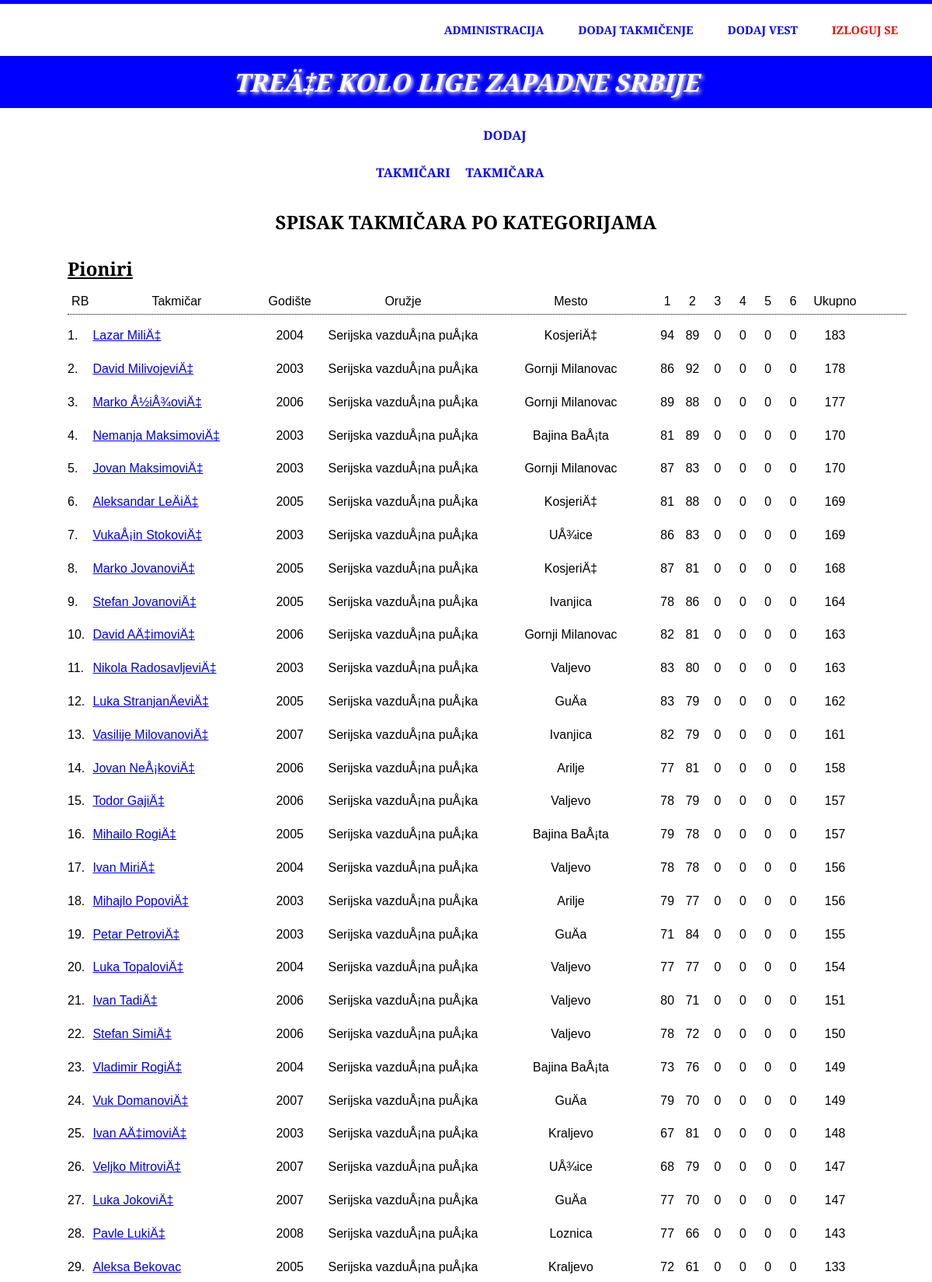
Screenshot of /admin/urediTakmicenje.php?opcija=uredi&takmicari=imaNesto&id=32 (signed in, upper part) with the database file from the repository.
### tables this page shows
CREATE TABLE `takmicenja` (
  `id` int(5) NOT NULL,
  `naziv` varchar(50) NOT NULL,
  `status` varchar(10) NOT NULL DEFAULT 'otvoreno',
  `datum` date NOT NULL,
  `identifikator` int(8) NOT NULL,
  `mesto` varchar(20) NOT NULL
);

CREATE TABLE `kategorijatakmicara` (
  `id` int(2) NOT NULL,
  `kategorija` varchar(20) NOT NULL
);

CREATE TABLE `32_takmicenje_36335762` (
  `id` int(5) NOT NULL,
  `takmicar` varchar(50) NOT NULL,
  `godiste` int(4) NOT NULL,
  `kategorija` varchar(20) NOT NULL,
  `plasman` varchar(20) NOT NULL,
  `oruzje` varchar(50) NOT NULL,
  `klub` varchar(50) NOT NULL,
  `mesto` varchar(50) NOT NULL,
  `serija1` int(3) NOT NULL DEFAULT '0',
  `serija2` int(3) NOT NULL DEFAULT '0',
  `serija3` int(3) NOT NULL DEFAULT '0',
  `serija4` int(3) NOT NULL DEFAULT '0',
  `serija5` int(3) NOT NULL DEFAULT '0',
  `serija6` int(3) NOT NULL DEFAULT '0',
  `ukupno` int(3) NOT NULL DEFAULT '0',
  `brojcentara` int(3) NOT NULL DEFAULT '0'
);

### admin/urediTakmicenje.php (the view, shortened to what this page needs)
<?php
	include "../db/db_kontakt.php";
?>
<!DOCTYPE html>
<html lang="en">
	<head>
		<link rel="stylesheet" href="css/style.css" />
		<link rel="stylesheet" href="css/animation.css" />
	</head>
<?php
		if(@$_SESSION['admin']){
?>
	<body>
		<div id="wrapper">
			<header>
				<menu>
					<ul>
						<li><a href="dashboard.php">Administracija</a></li>
						<li><a href="novoTakmicenje.php">Dodaj takmičenje</a></li>
						<li><a href="novaVest.php?opcija=dodajVest">Dodaj vest</a></li>
						<li class="izlog"><a class="logout" href="logout.php">Izloguj se</a></li>
					</ul>
				</menu>
			</header>
			<div class="image">
				<div class="probaNaslov">
<?php
				if(@$_GET["opcija"] == "uredi"){
					$idTakmicenja = $_GET["id"];
					$upit = "select naziv from takmicenja where id='$idTakmicenja'";
					$rez = $db_admin -> query($upit);
					$obj = mysqli_fetch_object($rez);
					$naziv = $obj -> naziv;
				}
?>
					<h1><?php echo $naziv; ?></h1>
				</div>
			</div>
			<div id="main">
				<div class="glavno">
<?php
					if(@$_GET["opcija"] == "zatvori"){
						$idTakmicenja = $_GET["id"];
						$upit = "update takmicenja set status='zatvoreno' where id='$idTakmicenja'";
						$rez = $db_admin -> query($upit);
?>
					<script language="javascript">
						window.location = "novoTakmicenje.php?opcija=aktuelnaTakmicenja";
					</script>
<?php
					}elseif(@$_GET["opcija"] == "uredi"){
						$idTakmicenja = $_GET["id"];
						$upit = "select * from takmicenja where id='$idTakmicenja'";
						$rez = $db_admin -> query($upit);
						while($obj = mysqli_fetch_object($rez)){
							$identifikator = $obj -> identifikator;
							$tabelaTakmicenja = $idTakmicenja . "_takmicenje_" . $identifikator;
						}
?>
						<div class="podmeni">
							<ul>
								<li><a href="urediTakmicenje.php?opcija=uredi&takmicari=imaNesto&id=<?php echo $idTakmicenja; ?>">Takmičari</a></li>
								<li><a href="urediTakmicenje.php?opcija=uredi&takmicari=dodaj&id=<?php echo $idTakmicenja; ?>">Dodaj takmičara</a></li>
							</ul>
						</div>
<?php
						if(@$_GET["takmicari"] == "imaNesto"){
?>
							<div id="dodavanje">
								<h1>SPISAK TAKMIČARA PO KATEGORIJAMA</h1>
<?php
									$upit = "select * from kategorijatakmicara";
									$rez = $db_admin -> query($upit);
									while($obj = mysqli_fetch_object($rez)){
										$kategorija = $obj -> kategorija;
										$upittakm = "select * from $tabelaTakmicenja where kategorija='$kategorija' order by ukupno desc,
													serija6 desc, serija5 desc, serija4 desc, serija3 desc, serija2 desc, serija1 desc,
													brojcentara desc";
										$reztakm = $db_admin -> query($upittakm);
										if($reztakm -> num_rows == 0){
											continue;
										}
										$rb = 0;
?>
									<div id="jednaKategorija">
<?php
										echo "<h1>$kategorija</h1>";
?>
										<section class="zaglavlje">
											<div class="redniBrojzaglavlje">RB</div>
											<div class="takmicarzaglavlje">Takmičar</div>
											<div class="godiste">Godište</div>
											<div class="oruzje">Oružje</div>
											<div class="mesto">Mesto</div>
											<div class="serija">1</div>
											<div class="serija">2</div>
											<div class="serija">3</div>
											<div class="serija">4</div>
											<div class="serija">5</div>
											<div class="serija">6</div>
											<div class="ukupno">Ukupno</div>
										</section>
<?php
										while($obj = mysqli_fetch_object($reztakm)){
											$rb++;
											$id = $obj -> id;
											$takmicar = $obj -> takmicar;
											$godiste = $obj -> godiste;
											$oruzje = $obj -> oruzje;
											$mesto = $obj -> mesto;
											$serija1 = $obj -> serija1;
											$serija2 = $obj -> serija2;
											$serija3 = $obj -> serija3;
											$serija4 = $obj -> serija4;
											$serija5 = $obj -> serija5;
											$serija6 = $obj -> serija6;
											$ukupno = $obj -> ukupno;
?>
											<section>
												<div class="redniBroj"><?php echo $rb ."."; ?></div>
												<div class="samtakmicar">
													<a href="editTakmicara.php?
															table=<?php echo $tabelaTakmicenja; ?>
															&idTakmicara=<?php echo $id;?>
															&idTakmicenja=<?php echo $idTakmicenja;?>">
														<?php echo $takmicar; ?>
													</a>
												</div>
												<div class="godiste"><?php echo $godiste; ?></div>
												<div class="oruzje"><?php echo $oruzje; ?></div>
												<div class="mesto"><?php echo $mesto; ?></div>
												<div class="serija"><?php echo $serija1; ?></div>
												<div class="serija"><?php echo $serija2; ?></div>
												<div class="serija"><?php echo $serija3; ?></div>
												<div class="serija"><?php echo $serija4; ?></div>
												<div class="serija"><?php echo $serija5; ?></div>
												<div class="serija"><?php echo $serija6; ?></div>
												<div class="ukupno"><?php echo $ukupno; ?></div>
											</section>
<?php
										}
?>
									</div>
<?php
									}
?>
							</div>
<?php					}
					}
?>
				</div>
			</div>
		</div>
	</body>
<?php
		}
?>
</html>

### admin/css/style.css (style rules this page uses)
* { padding: 0; margin: 0; transition: all .5s ease; font-family: 'Merriweather Sans', sans-serif; }
body { border-top: 5px solid blue; }
header { color: blue; background-color: white; padding: 1%; overflow: hidden; }
menu { text-align: right; margin-right: 1%; font-size: .9em; margin-right: 1%; }
menu ul { list-style-type: none; }
menu li { display: inline-block; text-align: center; line-height: 2em; }
menu li a { display: block; text-decoration: none; color: blue; line-height: 3em; padding: 0 20px; cursor: pointer; text-transform: uppercase; font-weight: bold; }
menu li a.logout { color: red; }
.image { background-color: blue; }
.image .probaNaslov { color: white; text-align: center; padding: 1% 0; text-transform: uppercase; font-weight: bold; text-shadow: 2px 2px 5px white; font-style: italic; }
#main { background-color: white; }
#main .glavno { width: 100%; max-width: 1080px; margin: 0 auto; }
#main .podmeni { margin-top: 1%; line-height: 3em; text-align: center; }
#main .podmeni ul { list-style-type: none; }
#main .podmeni li { display: inline-block; }
#main .podmeni li a { display: block; text-decoration: none; color: blue; text-transform: uppercase; padding: 0 15%; font-weight: bold; }
#dodavanje { text-align: center; width: 100%; margin-top: 2%; }
#dodavanje h1 { font-size: 1.5em; }
#dodavanje section { width: 50%; line-height: 2em; float: left; margin: 1% 0; }
#dodavanje .redniBroj { width: 5%; float: left; }
#jednaKategorija { width: 100%; overflow: hidden; margin: 2.5%; text-align: left; }
#jednaKategorija h1 { text-decoration: underline; }
#jednaKategorija section { width: 100%; margin-bottom: 0; text-align: center; }
#jednaKategorija section.zaglavlje { border-bottom: 1px dotted black; }
#jednaKategorija .redniBrojzaglavlje { width: 3%; float: left; }
#jednaKategorija .takmicarzaglavlje { width: 20%; float: left; }
#jednaKategorija .zaglavlje { text-align: center; }
#jednaKategorija .redniBroj { width: 3%; float: left; text-align: left; }
#jednaKategorija .samtakmicar { width: 20%; float: left; text-align: left; }
#jednaKategorija .godiste { width: 7%; float: left; }
#jednaKategorija .oruzje { width: 20%; float: left; }
#jednaKategorija .mesto { width: 20%; float: left; }
#jednaKategorija .serija { width: 3%; float: left; }
#jednaKategorija .ukupno { width: 7%; float: left; }

### rows the page displays
takmicenja: naziv "TREÄ‡E KOLO LIGE ZAPADNE SRBIJE"
kategorijatakmicara: kategorija "Pioniri"
32_takmicenje_36335762: takmicar "Lazar MiliÄ‡", godiste "2004", oruzje "Serijska vazduÅ¡na puÅ¡ka", mesto "KosjeriÄ‡", serija1 "94", serija2 "89", serija3 "0", serija4 "0", serija5 "0", serija6 "0", ukupno "183"
32_takmicenje_36335762: takmicar "David MilivojeviÄ‡", godiste "2003", oruzje "Serijska vazduÅ¡na puÅ¡ka", mesto "Gornji Milanovac", serija1 "86", serija2 "92", serija3 "0", serija4 "0", serija5 "0", serija6 "0", ukupno "178"
32_takmicenje_36335762: takmicar "Marko Å½iÅ¾oviÄ‡", godiste "2006", oruzje "Serijska vazduÅ¡na puÅ¡ka", mesto "Gornji Milanovac", serija1 "89", serija2 "88", serija3 "0", serija4 "0", serija5 "0", serija6 "0", ukupno "177"
32_takmicenje_36335762: takmicar "Nemanja MaksimoviÄ‡", godiste "2003", oruzje "Serijska vazduÅ¡na puÅ¡ka", mesto "Bajina BaÅ¡ta", serija1 "81", serija2 "89", serija3 "0", serija4 "0", serija5 "0", serija6 "0", ukupno "170"
32_takmicenje_36335762: takmicar "Jovan MaksimoviÄ‡", godiste "2003", oruzje "Serijska vazduÅ¡na puÅ¡ka", mesto "Gornji Milanovac", serija1 "87", serija2 "83", serija3 "0", serija4 "0", serija5 "0", serija6 "0", ukupno "170"
32_takmicenje_36335762: takmicar "Aleksandar LeÄiÄ‡", godiste "2005", oruzje "Serijska vazduÅ¡na puÅ¡ka", mesto "KosjeriÄ‡", serija1 "81", serija2 "88", serija3 "0", serija4 "0", serija5 "0", serija6 "0", ukupno "169"
32_takmicenje_36335762: takmicar "VukaÅ¡in StokoviÄ‡", godiste "2003", oruzje "Serijska vazduÅ¡na puÅ¡ka", mesto "UÅ¾ice", serija1 "86", serija2 "83", serija3 "0", serija4 "0", serija5 "0", serija6 "0", ukupno "169"
32_takmicenje_36335762: takmicar "Marko JovanoviÄ‡", godiste "2005", oruzje "Serijska vazduÅ¡na puÅ¡ka", mesto "KosjeriÄ‡", serija1 "87", serija2 "81", serija3 "0", serija4 "0", serija5 "0", serija6 "0", ukupno "168"
32_takmicenje_36335762: takmicar "Stefan JovanoviÄ‡", godiste "2005", oruzje "Serijska vazduÅ¡na puÅ¡ka", mesto "Ivanjica", serija1 "78", serija2 "86", serija3 "0", serija4 "0", serija5 "0", serija6 "0", ukupno "164"
32_takmicenje_36335762: takmicar "David AÄ‡imoviÄ‡", godiste "2006", oruzje "Serijska vazduÅ¡na puÅ¡ka", mesto "Gornji Milanovac", serija1 "82", serija2 "81", serija3 "0", serija4 "0", serija5 "0", serija6 "0", ukupno "163"
32_takmicenje_36335762: takmicar "Nikola RadosavljeviÄ‡", godiste "2003", oruzje "Serijska vazduÅ¡na puÅ¡ka", mesto "Valjevo", serija1 "83", serija2 "80", serija3 "0", serija4 "0", serija5 "0", serija6 "0", ukupno "163"
32_takmicenje_36335762: takmicar "Luka StranjanÄeviÄ‡", godiste "2005", oruzje "Serijska vazduÅ¡na puÅ¡ka", mesto "GuÄa", serija1 "83", serija2 "79", serija3 "0", serija4 "0", serija5 "0", serija6 "0", ukupno "162"
32_takmicenje_36335762: takmicar "Vasilije MilovanoviÄ‡", godiste "2007", oruzje "Serijska vazduÅ¡na puÅ¡ka", mesto "Ivanjica", serija1 "82", serija2 "79", serija3 "0", serija4 "0", serija5 "0", serija6 "0", ukupno "161"
32_takmicenje_36335762: takmicar "Jovan NeÅ¡koviÄ‡", godiste "2006", oruzje "Serijska vazduÅ¡na puÅ¡ka", mesto "Arilje", serija1 "77", serija2 "81", serija3 "0", serija4 "0", serija5 "0", serija6 "0", ukupno "158"
32_takmicenje_36335762: takmicar "Todor GajiÄ‡", godiste "2006", oruzje "Serijska vazduÅ¡na puÅ¡ka", mesto "Valjevo", serija1 "78", serija2 "79", serija3 "0", serija4 "0", serija5 "0", serija6 "0", ukupno "157"
32_takmicenje_36335762: takmicar "Mihailo RogiÄ‡", godiste "2005", oruzje "Serijska vazduÅ¡na puÅ¡ka", mesto "Bajina BaÅ¡ta", serija1 "79", serija2 "78", serija3 "0", serija4 "0", serija5 "0", serija6 "0", ukupno "157"
32_takmicenje_36335762: takmicar "Ivan MiriÄ‡", godiste "2004", oruzje "Serijska vazduÅ¡na puÅ¡ka", mesto "Valjevo", serija1 "78", serija2 "78", serija3 "0", serija4 "0", serija5 "0", serija6 "0", ukupno "156"
32_takmicenje_36335762: takmicar "Mihajlo PopoviÄ‡", godiste "2003", oruzje "Serijska vazduÅ¡na puÅ¡ka", mesto "Arilje", serija1 "79", serija2 "77", serija3 "0", serija4 "0", serija5 "0", serija6 "0", ukupno "156"
32_takmicenje_36335762: takmicar "Petar PetroviÄ‡", godiste "2003", oruzje "Serijska vazduÅ¡na puÅ¡ka", mesto "GuÄa", serija1 "71", serija2 "84", serija3 "0", serija4 "0", serija5 "0", serija6 "0", ukupno "155"
32_takmicenje_36335762: takmicar "Luka TopaloviÄ‡", godiste "2004", oruzje "Serijska vazduÅ¡na puÅ¡ka", mesto "Valjevo", serija1 "77", serija2 "77", serija3 "0", serija4 "0", serija5 "0", serija6 "0", ukupno "154"
32_takmicenje_36335762: takmicar "Ivan TadiÄ‡", godiste "2006", oruzje "Serijska vazduÅ¡na puÅ¡ka", mesto "Valjevo", serija1 "80", serija2 "71", serija3 "0", serija4 "0", serija5 "0", serija6 "0", ukupno "151"
32_takmicenje_36335762: takmicar "Stefan SimiÄ‡", godiste "2006", oruzje "Serijska vazduÅ¡na puÅ¡ka", mesto "Valjevo", serija1 "78", serija2 "72", serija3 "0", serija4 "0", serija5 "0", serija6 "0", ukupno "150"
32_takmicenje_36335762: takmicar "Vladimir RogiÄ‡", godiste "2004", oruzje "Serijska vazduÅ¡na puÅ¡ka", mesto "Bajina BaÅ¡ta", serija1 "73", serija2 "76", serija3 "0", serija4 "0", serija5 "0", serija6 "0", ukupno "149"
32_takmicenje_36335762: takmicar "Vuk DomanoviÄ‡", godiste "2007", oruzje "Serijska vazduÅ¡na puÅ¡ka", mesto "GuÄa", serija1 "79", serija2 "70", serija3 "0", serija4 "0", serija5 "0", serija6 "0", ukupno "149"
32_takmicenje_36335762: takmicar "Ivan AÄ‡imoviÄ‡", godiste "2003", oruzje "Serijska vazduÅ¡na puÅ¡ka", mesto "Kraljevo", serija1 "67", serija2 "81", serija3 "0", serija4 "0", serija5 "0", serija6 "0", ukupno "148"
32_takmicenje_36335762: takmicar "Veljko MitroviÄ‡", godiste "2007", oruzje "Serijska vazduÅ¡na puÅ¡ka", mesto "UÅ¾ice", serija1 "68", serija2 "79", serija3 "0", serija4 "0", serija5 "0", serija6 "0", ukupno "147"
32_takmicenje_36335762: takmicar "Luka JokoviÄ‡", godiste "2007", oruzje "Serijska vazduÅ¡na puÅ¡ka", mesto "GuÄa", serija1 "77", serija2 "70", serija3 "0", serija4 "0", serija5 "0", serija6 "0", ukupno "147"
32_takmicenje_36335762: takmicar "Pavle LukiÄ‡", godiste "2008", oruzje "Serijska vazduÅ¡na puÅ¡ka", mesto "Loznica", serija1 "77", serija2 "66", serija3 "0", serija4 "0", serija5 "0", serija6 "0", ukupno "143"
32_takmicenje_36335762: takmicar "Aleksa Bekovac", godiste "2005", oruzje "Serijska vazduÅ¡na puÅ¡ka", mesto "Kraljevo", serija1 "72", serija2 "61", serija3 "0", serija4 "0", serija5 "0", serija6 "0", ukupno "133"
